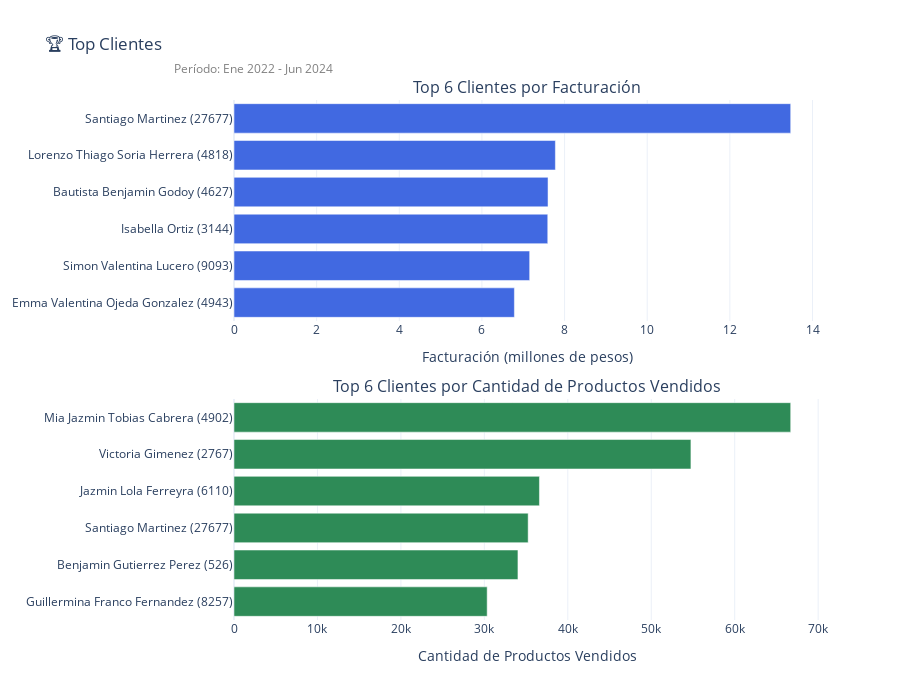

The notebook cell saved with this chart:
### Code cell
# Crear figura con subplots
fig = make_subplots(
    rows=2, cols=1,
    shared_xaxes=False,
    vertical_spacing=0.15,
    subplot_titles=(
        "Top 6 Clientes por Facturación",
        "Top 6 Clientes por Cantidad de Productos Vendidos"
    )
)

# Gráfico 1: Facturación
fig.add_trace(
    go.Bar(
        x=top_clientes_fact['facturacion_millones'],
        y=top_clientes_fact['nombre_cliente'],
        orientation='h',
        marker_color='royalblue',
        name='Facturación'
    ),
    row=1, col=1
)

# Gráfico 2: Cantidad de ventas
fig.add_trace(
    go.Bar(
        x=top_clientes_canti['cantidad_productos_vendidos'],
        y=top_clientes_canti['nombre_cliente'],
        orientation='h',
        marker_color='seagreen',
        name='Productos Vendidos'
    ),
    row=2, col=1
)

fig.update_layout(
    height=700,
    title_text="🏆 Top Clientes",
    showlegend=False,
    template='plotly_white'
)

fig.add_annotation(
    text="Período: Ene 2022 - Jun 2024",
    xref="paper", yref="paper",
    x=-0.105, y=1.08,
    showarrow=False,
    font=dict(size=12, color="gray")
)

fig.update_xaxes(title_text="Facturación (millones de pesos)", row=1, col=1)
fig.update_xaxes(title_text="Cantidad de Productos Vendidos", row=2, col=1)

fig.update_yaxes(categoryorder='total ascending', row=1, col=1)
fig.update_yaxes(categoryorder='total ascending', row=2, col=1)

fig.show()

### Figure 1 — Plotly figure (JSON) as saved in the notebook; plotly's stock layout.template omitted (floating-point values rounded to 4 significant figures)
{"data": [{"marker": {"color": "royalblue"}, "name": "Facturación", "orientation": "h", "type": "bar", "x": [13.47, 7.778, 7.6, 7.593, 7.155, 6.786], "xaxis": "x", "y": ["Santiago Martinez (27677)", "Lorenzo Thiago Soria Herrera (4818)", "Bautista Benjamin Godoy (4627)", "Isabella Ortiz (3144)", "Simon Valentina Lucero (9093)", "Emma Valentina Ojeda Gonzalez (4943)"], "yaxis": "y"}, {"marker": {"color": "seagreen"}, "name": "Productos Vendidos", "orientation": "h", "type": "bar", "x": [66710.0, 54750.0, 36600.0, 35250.0, 34020.0, 30340.0], "xaxis": "x2", "y": ["Mia Jazmin Tobias Cabrera (4902)", "Victoria Gimenez (2767)", "Jazmin Lola Ferreyra (6110)", "Santiago Martinez (27677)", "Benjamin Gutierrez Perez (526)", "Guillermina Franco Fernandez (8257)"], "yaxis": "y2"}], "layout": {"annotations": [{"font": {"size": 16}, "showarrow": false, "text": "Top 6 Clientes por Facturación", "x": 0.5, "xanchor": "center", "xref": "paper", "y": 1, "yanchor": "bottom", "yref": "paper"}, {"font": {"size": 16}, "showarrow": false, "text": "Top 6 Clientes por Cantidad de Productos Vendidos", "x": 0.5, "xanchor": "center", "xref": "paper", "y": 0.425, "yanchor": "bottom", "yref": "paper"}, {"font": {"color": "gray", "size": 12}, "showarrow": false, "text": "Período: Ene 2022 - Jun 2024", "x": -0.105, "xref": "paper", "y": 1.08, "yref": "paper"}], "height": 700, "showlegend": false, "title": {"text": "🏆 Top Clientes"}, "xaxis": {"anchor": "y", "domain": [0, 1], "title": {"text": "Facturación (millones de pesos)"}}, "xaxis2": {"anchor": "y2", "domain": [0, 1], "title": {"text": "Cantidad de Productos Vendidos"}}, "yaxis": {"anchor": "x", "categoryorder": "total ascending", "domain": [0.575, 1]}, "yaxis2": {"anchor": "x2", "categoryorder": "total ascending", "domain": [0, 0.425]}}}
